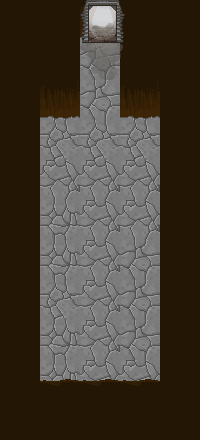

A 2D game scene composited from a Tiled map and its tileset images. What follows is a short description and the map's XML, with each tile layer's data collapsed to a summary:
An orthogonal 5x11 tile map with 40x40 px tiles, 3 tile layers (Tile Background, Tile Decoration, Tile Foreground), 2 tilesets and 3 objects.

<map version="1.0" orientation="orthogonal" renderorder="right-down" width="5" height="11" tilewidth="40" tileheight="40" nextobjectid="60">
 <properties>
  <property name="unity:scale" value="0.025" />
 </properties>
 <tileset firstgid="1" source="NewDungeon.tsx" />
 <tileset firstgid="29" source="Gameplay.tsx" />
 <layer name="Tile Background" width="5" height="11">
  <properties>
   <property name="unity:sortingLayerName" value="Background" />
  </properties>
  <data>[55 cells, 55 non-empty, 6 distinct tile ids]</data>
 </layer>
 <layer name="Tile Decoration" width="5" height="11">
  <properties>
   <property name="unity:sortingLayerName" value="Background" />
  </properties>
  <data>[55 cells, 1 non-empty, 1 distinct tile ids]</data>
 </layer>
 <objectgroup name="Gameplay">
  <object id="56" gid="34" x="80" y="160" />
  <object id="57" gid="34" x="80" y="240" />
  <object id="59" gid="33" x="80" y="80" />
 </objectgroup>
 <layer name="Tile Foreground" width="5" height="11">
  <properties>
   <property name="unity:sortingLayerName" value="Foreground" />
  </properties>
  <data>[55 cells, 3 non-empty, 1 distinct tile ids]</data>
 </layer>
</map>
